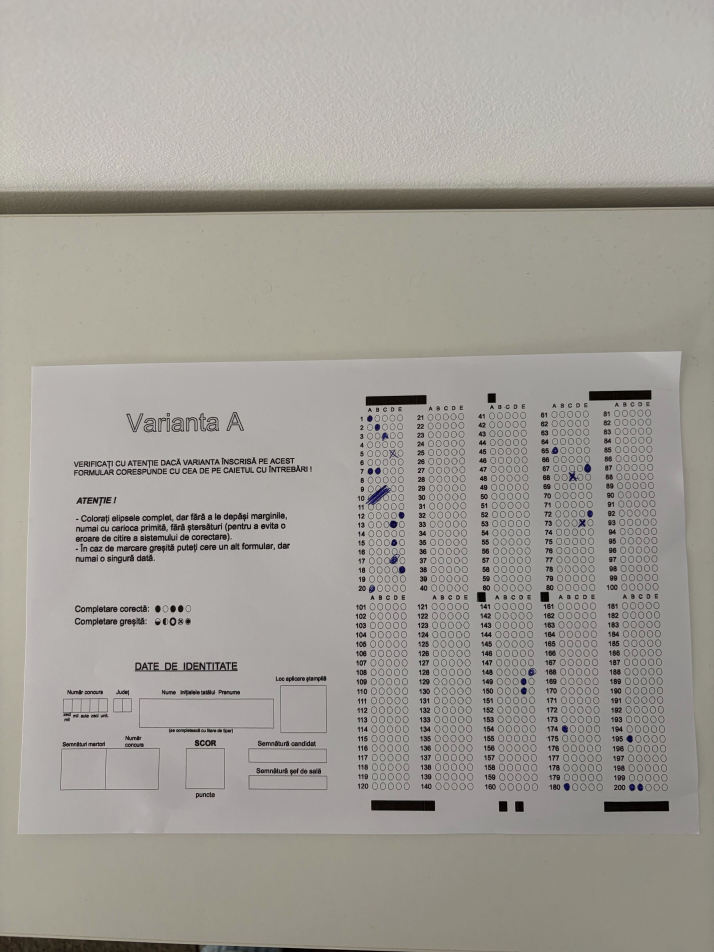
#> input picture incercare/pozele-mele/IMG_0542.jpg, 4284 x 5712 px (shown at 1/6 size)
$ python -i bubbles_grid.py   (imports and definitions only)
#> lines starting #> are read from the running program, lines starting #| are printed output that depends on the picture; after the words box and inside, x2 and y2 are one past the last pixel; in counts of white or black regions, pixels touching at a corner belong together
import math

import cv2
import numpy as np

from helpers import save  # pyright: ignore


# [44 lines left out: functions find_bubbles, to_gray, not called in this run]


def build_bubble_mask(gray):
    """
    Combinatie intre contrast local + adaptive threshold.
    E mai buna pentru inele slabe decat un prag fix simplu.
    """
    blur = cv2.GaussianBlur(gray, (3, 3), 0)
    clahe = cv2.createCLAHE(clipLimit=2.0, tileGridSize=(8, 8))
    norm = clahe.apply(blur)
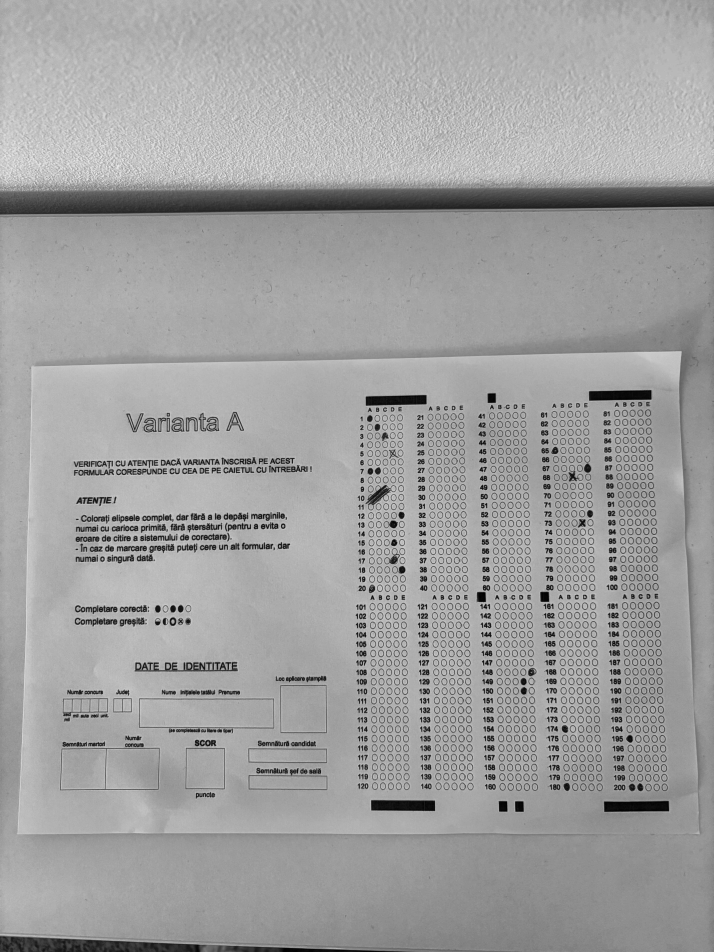
#> norm: shape (5712, 4284) (shown at 1/6 size); min 1, max 243, mean 159.9

    adaptive = cv2.adaptiveThreshold(
        norm,
        255,
        cv2.ADAPTIVE_THRESH_GAUSSIAN_C,
        cv2.THRESH_BINARY_INV,
        21,
        7,
    )
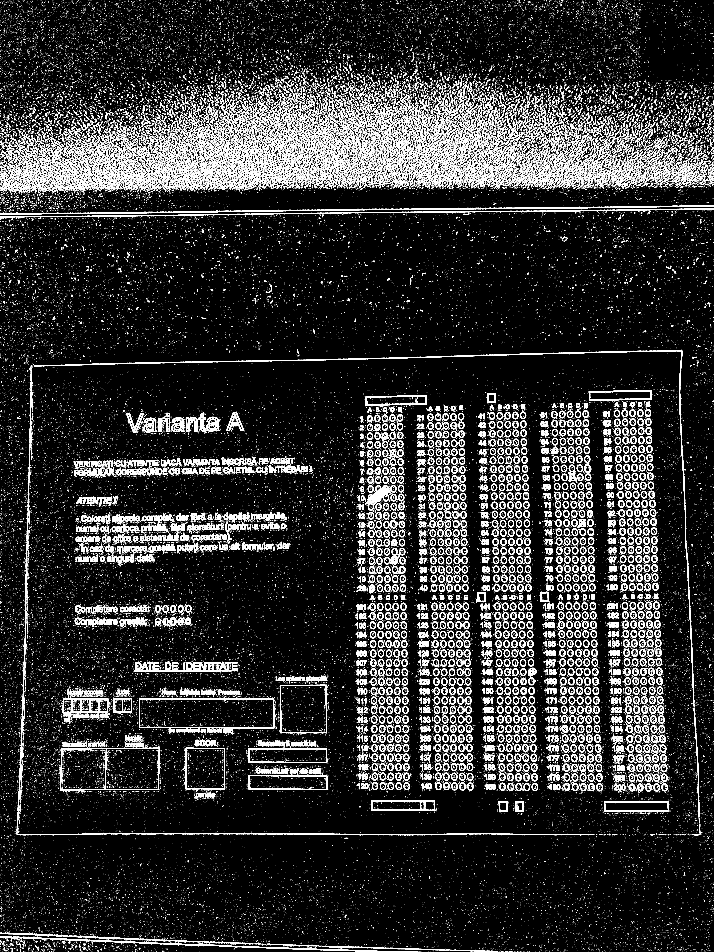
#> adaptive: shape (5712, 4284) (shown at 1/6 size); 7.9% white; 71531 white regions (61194 under 20 px), largest, box (x1, y1, x2, y2) and area: (204, 2101, 4167, 4237) 27371, (0, 1232, 4284, 1287) 23598, (0, 1251, 4284, 1304) 17428

    kernel = cv2.getStructuringElement(cv2.MORPH_ELLIPSE, (3, 3))
    mask = cv2.morphologyEx(adaptive, cv2.MORPH_CLOSE, kernel, iterations=1)
#> mask: shape (5712, 4284); 8% white; 67985 white regions (58337 under 20 px), largest, box (x1, y1, x2, y2) and area: (204, 2101, 4167, 4237) 27534, (0, 1232, 4284, 1287) 24051, (0, 1251, 4284, 1304) 17463
    return mask


# [248 lines left out: functions extract_circle_candidates, suppress_duplicate_candidates, cluster_axis, select_grid_columns, select_grid_rows, assign_candidates_to_grid and 1 more, not called in this run]

>>> import cv2
>>> picture = cv2.imread('pozele-mele/IMG_0542.jpg', cv2.IMREAD_GRAYSCALE)
>>> result = build_bubble_mask(picture)

$ run again, on incercare/pozele-mele/IMG_0543.jpg
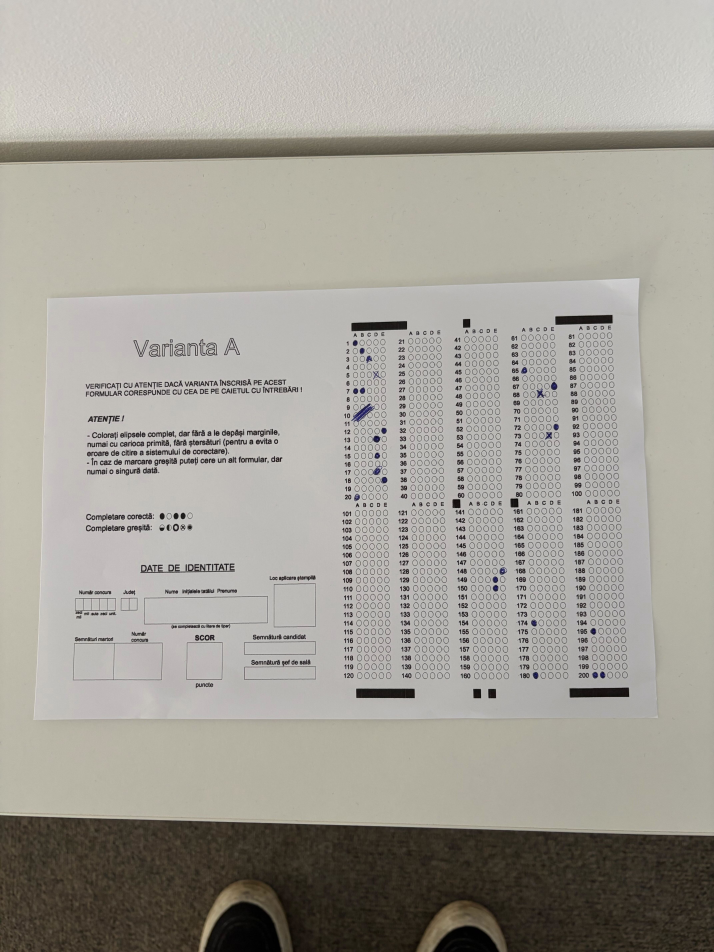
#> input picture incercare/pozele-mele/IMG_0543.jpg, 4284 x 5712 px (shown at 1/6 size)
#> in build_bubble_mask, `norm = clahe.apply(blur)`:
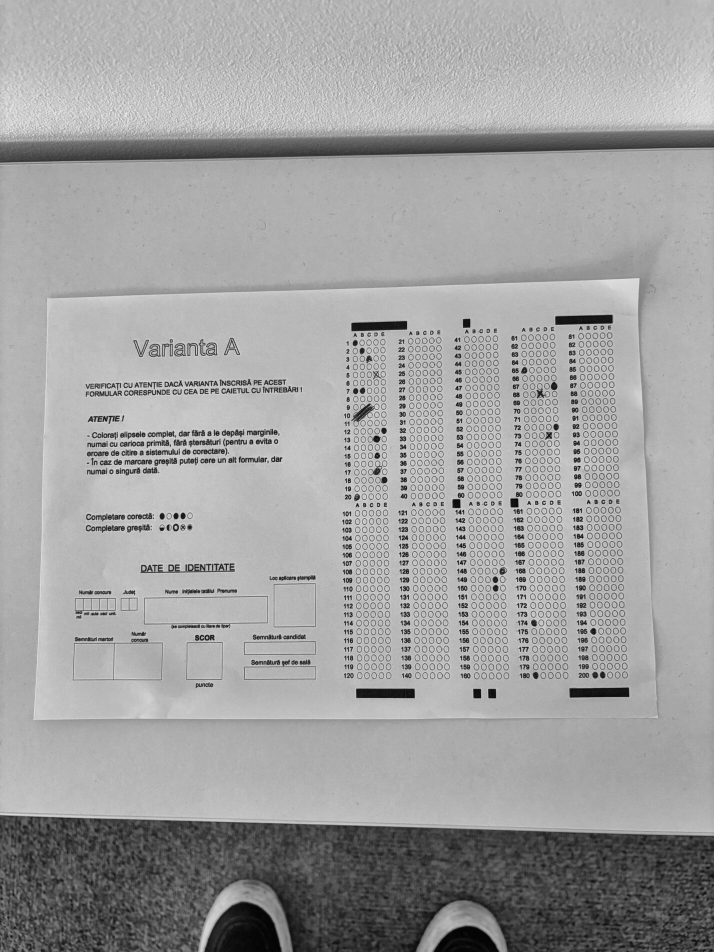
#> norm: shape (5712, 4284) (shown at 1/6 size); min 1, max 241, mean 160.6
#> in build_bubble_mask, `adaptive = cv2.adaptiveThreshold( norm, 255, cv2.ADAPTIVE_THRESH_GAUSS..`:
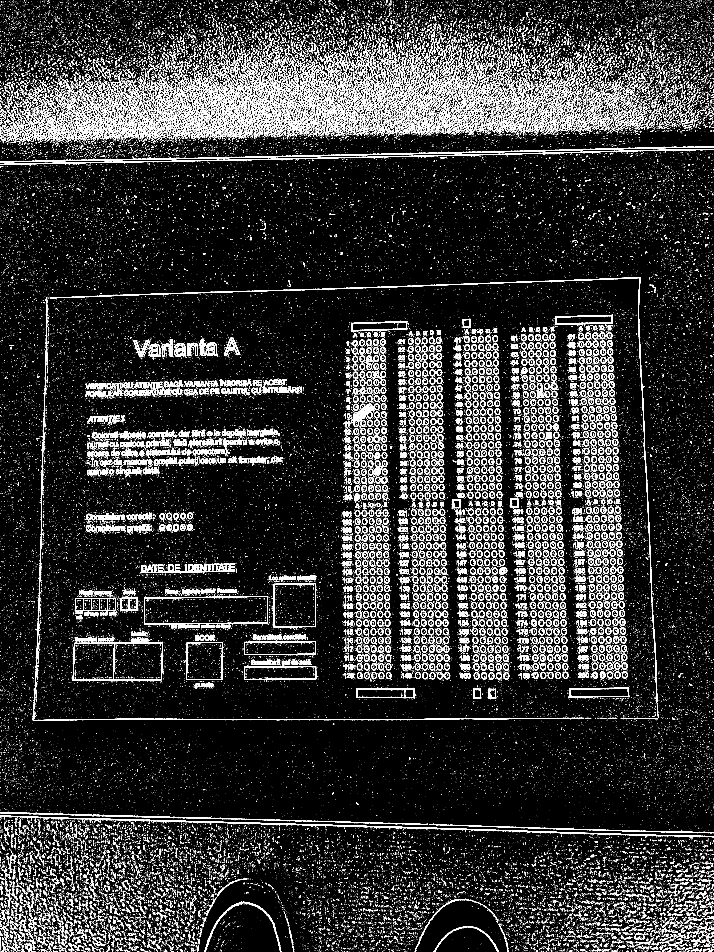
#> adaptive: shape (5712, 4284) (shown at 1/6 size); 8% white; 90726 white regions (78905 under 20 px), largest, box (x1, y1, x2, y2) and area: (299, 1663, 3939, 4057) 27191, (0, 4892, 4284, 5026) 26829, (0, 878, 4284, 975) 23582
#> mask: shape (5712, 4284); 8.1% white; 85412 white regions (74044 under 20 px), largest, box (x1, y1, x2, y2) and area: (299, 1663, 3939, 4057) 27300, (0, 4892, 4284, 5026) 27116, (0, 878, 4284, 975) 23814

$ run again, on incercare/pozele-mele/IMG_0544.jpg
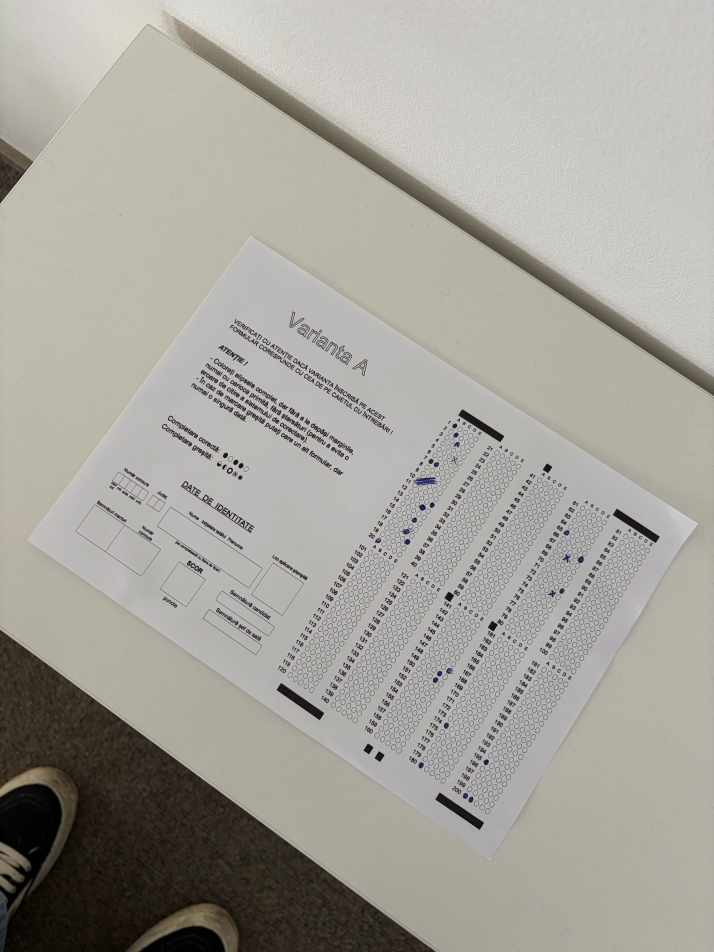
#> input picture incercare/pozele-mele/IMG_0544.jpg, 4284 x 5712 px (shown at 1/6 size)
#> in build_bubble_mask, `norm = clahe.apply(blur)`:
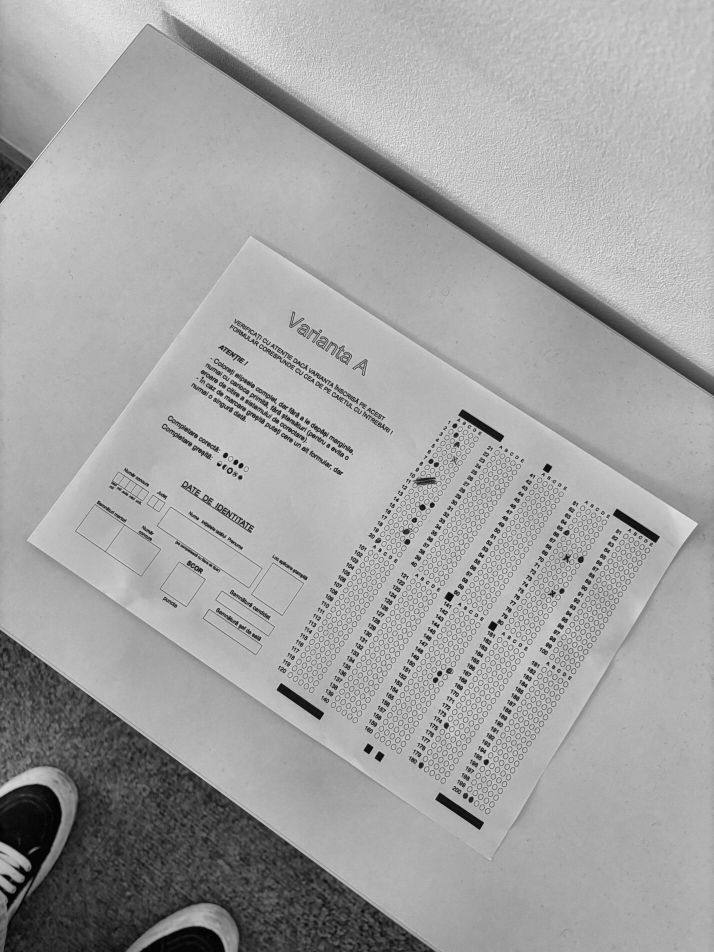
#> norm: shape (5712, 4284) (shown at 1/6 size); min 1, max 246, mean 162.9
#> in build_bubble_mask, `adaptive = cv2.adaptiveThreshold( norm, 255, cv2.ADAPTIVE_THRESH_GAUSS..`:
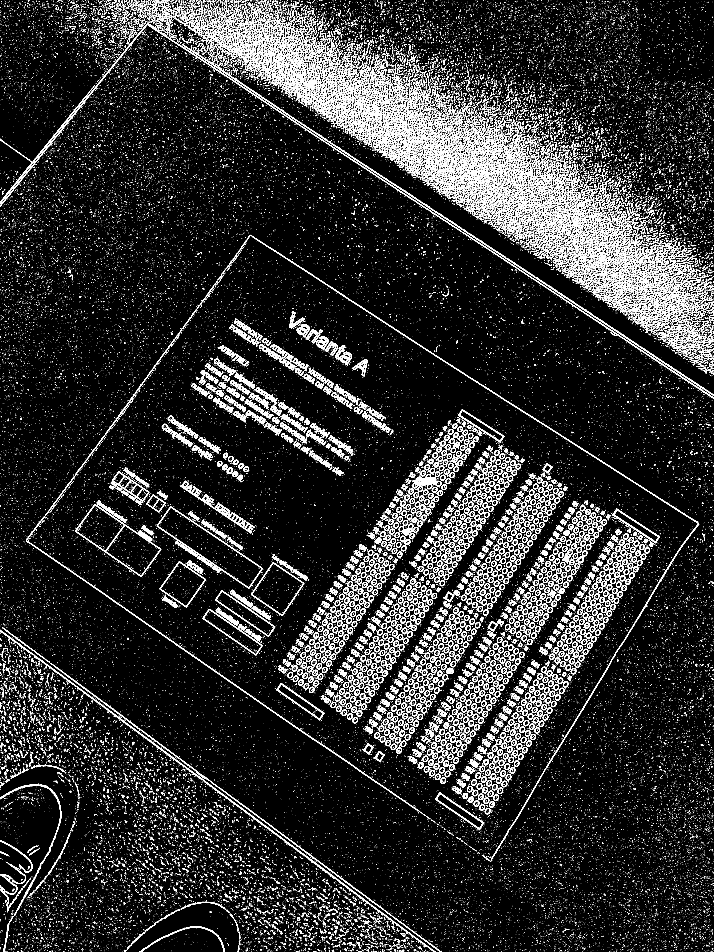
#> adaptive: shape (5712, 4284) (shown at 1/6 size); 7.2% white; 83496 white regions (72008 under 20 px), largest, box (x1, y1, x2, y2) and area: (1099, 262, 4284, 2376) 20361, (1516, 1418, 4195, 3900) 18853, (0, 3779, 2351, 5523) 17452
#> mask: shape (5712, 4284); 7.4% white; 79344 white regions (68590 under 20 px), largest, box (x1, y1, x2, y2) and area: (0, 142, 4284, 2391) 24550, (1099, 262, 4284, 2376) 20816, (1516, 1418, 4195, 3900) 19180

$ run again, on incercare/pozele-mele/IMG_0545.jpg
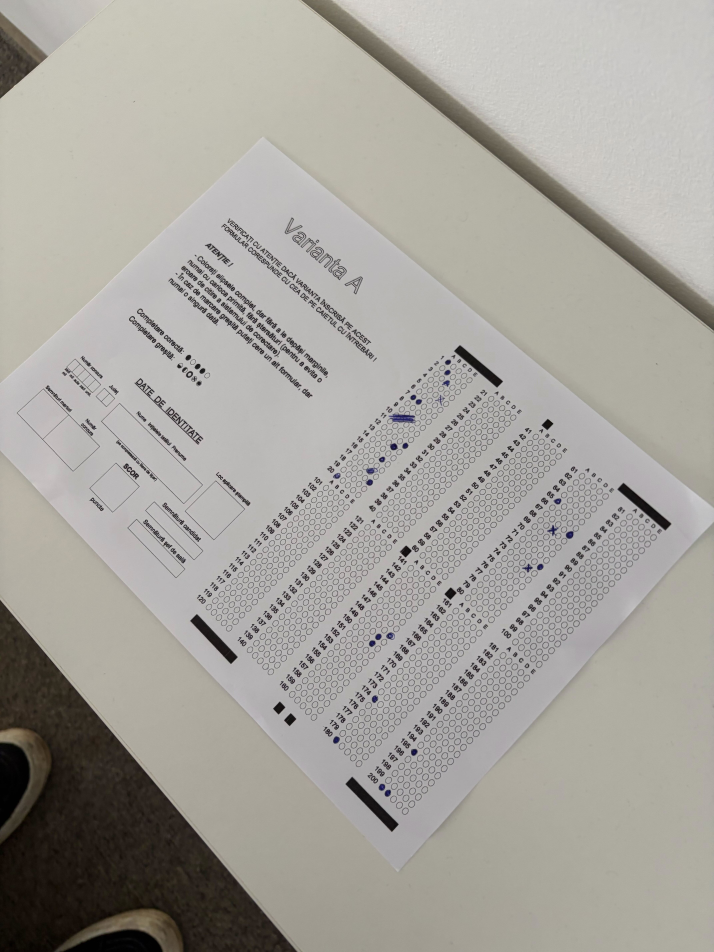
#> input picture incercare/pozele-mele/IMG_0545.jpg, 4284 x 5712 px (shown at 1/6 size)
#> in build_bubble_mask, `norm = clahe.apply(blur)`:
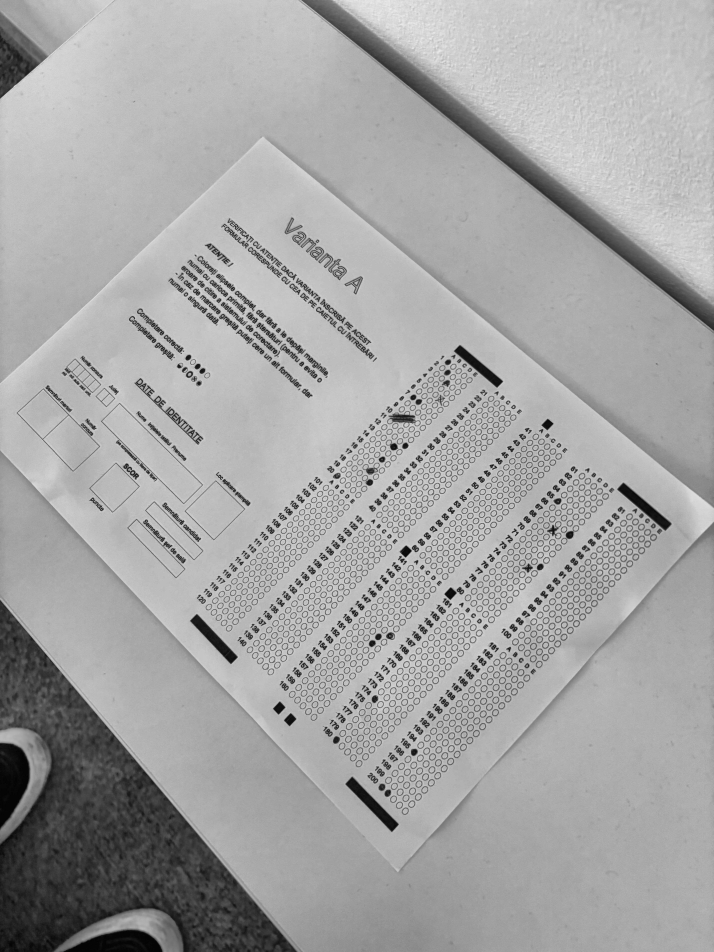
#> norm: shape (5712, 4284) (shown at 1/6 size); min 2, max 238, mean 164.9
#> in build_bubble_mask, `adaptive = cv2.adaptiveThreshold( norm, 255, cv2.ADAPTIVE_THRESH_GAUSS..`:
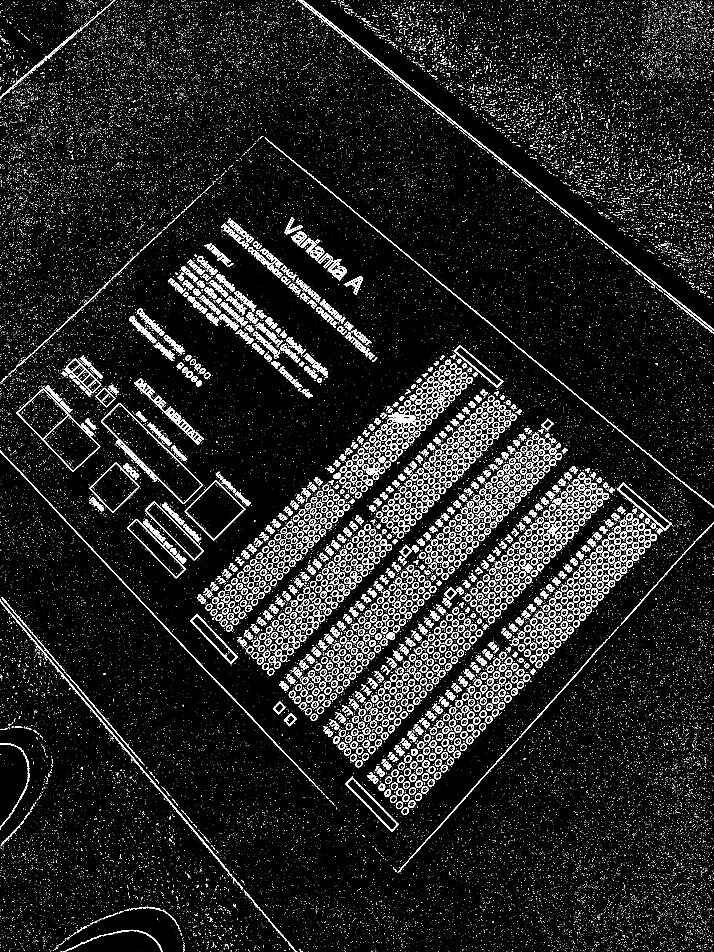
#> adaptive: shape (5712, 4284) (shown at 1/6 size); 5.5% white; 70663 white regions (67696 under 20 px), largest, box (x1, y1, x2, y2) and area: (1808, 0, 4284, 1984) 16944, (0, 3597, 1380, 5247) 12433, (0, 2703, 1277, 4067) 8463
#> mask: shape (5712, 4284); 5.5% white; 69547 white regions (66601 under 20 px), largest, box (x1, y1, x2, y2) and area: (1808, 0, 4284, 1984) 17292, (0, 3597, 1389, 5251) 12900, (0, 2703, 1897, 4714) 12598
